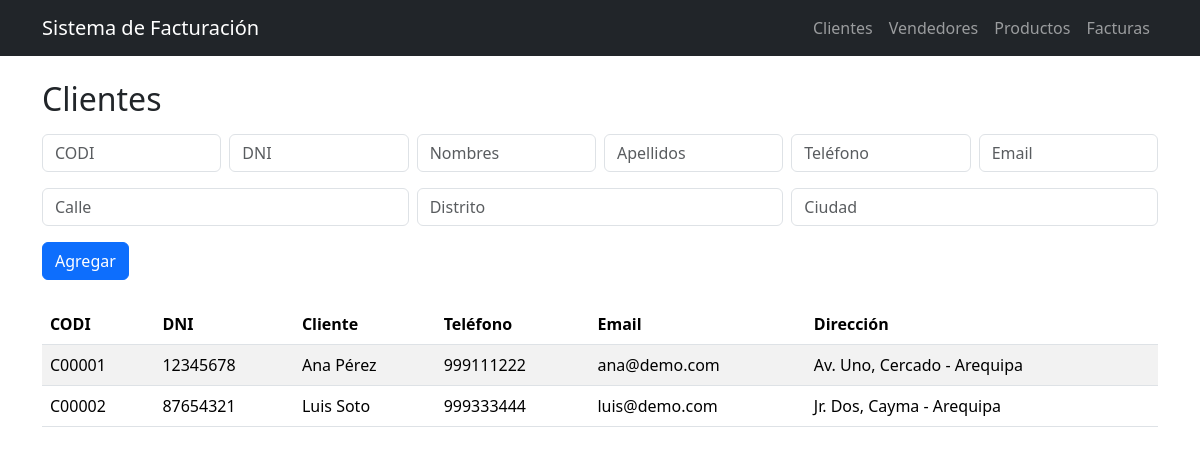
Page /clientes on the earlier database version.
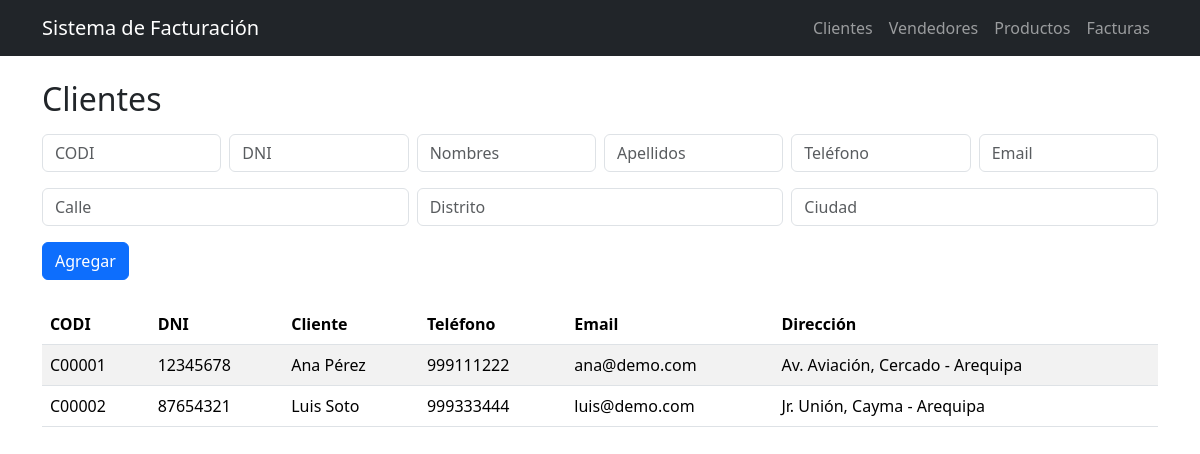
Same page on the later database version.
### tables this page shows
CREATE TABLE "CLIENTE" (
  CODI  CHAR(6)      PRIMARY KEY,
  DNI   CHAR(8)      NOT NULL CHECK (length(DNI)=8 AND DNI GLOB '[0-9]*'),
  NOMB  VARCHAR(40)  NOT NULL,
  APEL  VARCHAR(40)  NOT NULL,
  TELF  VARCHAR(15),
  EMAIL VARCHAR(60),
  CALLE VARCHAR(40),
  DIST  VARCHAR(30),
  CIUD  VARCHAR(30),
  UNIQUE (DNI),
  UNIQUE (EMAIL),
  UNIQUE (TELF)
);

### app.py (the view)
@app.route("/clientes")
def clientes():
    db = get_db()
    rows = db.execute("SELECT * FROM CLIENTE ORDER BY CODI").fetchall()
    return render_template("clientes.html", rows=rows)

### app.py (called while the page is built)
def get_db():
    db = getattr(g, "_db", None)
    if db is None:
        need_init = not os.path.exists(DB_PATH)
        db = g._db = sqlite3.connect(DB_PATH)
        db.row_factory = sqlite3.Row
        db.execute("PRAGMA foreign_keys = ON")
        if need_init:
            with open(SCHEMA_PATH, "r", encoding="utf-8") as f:
                db.executescript(f.read())
            seed(db)
            db.commit()
    return db

### templates/clientes.html
{% extends "base.html" %}
{% block content %}
<h2 class="mb-3">Clientes</h2>
<form class="row g-2 mb-4" method="post" action="{{ url_for('clientes_nuevo') }}">
  <div class="col-2"><input required name="CODI" placeholder="CODI" class="form-control"></div>
  <div class="col-2"><input name="DNI" placeholder="DNI" class="form-control"></div>
  <div class="col-2"><input name="NOMB" placeholder="Nombres" class="form-control"></div>
  <div class="col-2"><input name="APEL" placeholder="Apellidos" class="form-control"></div>
  <div class="col-2"><input name="TELF" placeholder="Teléfono" class="form-control"></div>
  <div class="col-2"><input name="EMAIL" placeholder="Email" class="form-control"></div>
  <div class="col-4"><input name="CALLE" placeholder="Calle" class="form-control mt-2"></div>
  <div class="col-4"><input name="DIST" placeholder="Distrito" class="form-control mt-2"></div>
  <div class="col-4"><input name="CIUD" placeholder="Ciudad" class="form-control mt-2"></div>
  <div class="col-12"><button class="btn btn-primary mt-2">Agregar</button></div>
</form>
<table class="table table-striped">
  <thead><tr><th>CODI</th><th>DNI</th><th>Cliente</th><th>Teléfono</th><th>Email</th><th>Dirección</th></tr></thead>
  <tbody>
  {% for r in rows %}
    <tr>
      <td>{{ r.CODI }}</td>
      <td>{{ r.DNI }}</td>
      <td>{{ r.NOMB }} {{ r.APEL }}</td>
      <td>{{ r.TELF }}</td>
      <td>{{ r.EMAIL }}</td>
      <td>{{ r.CALLE }}, {{ r.DIST }} - {{ r.CIUD }}</td>
    </tr>
  {% endfor %}
  </tbody>
</table>
{% endblock %}

Differences in the rows shown:
changed CLIENTE "Ana": CALLE "Av. Uno" → "Av. Aviación"
changed CLIENTE "Luis": CALLE "Jr. Dos" → "Jr. Unión"
